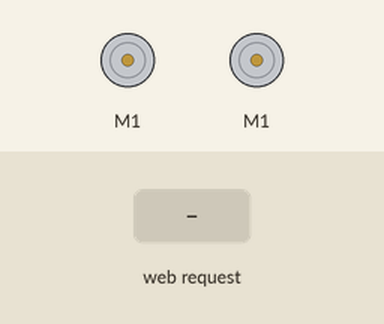
Bench run of a sketch on a simulated ESP8266 (NodeMCU). Parts: 2 × DC motor (green arrow = forward, orange = backward, longer = faster). The test bench sets the inputs (shaded band). WiFi joins after 1.5 s; servers stay silent unless stated; what the sketch prints to the serial monitor is not drawn.

Above: at 2.7 s.
2.8 s: HTTP request GET /stop?do=START received
At 3.9 s:
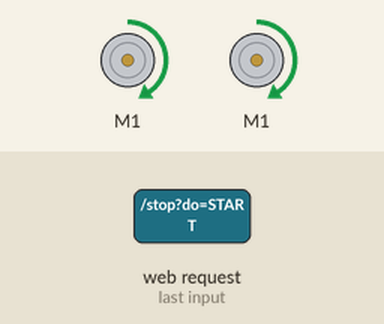
4.3 s: HTTP request GET /speed?do=slower received
At 5.1 s:
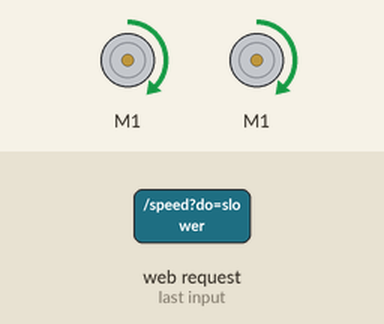
5.8 s: HTTP request GET /speed?do=slower received
At 6.3 s:
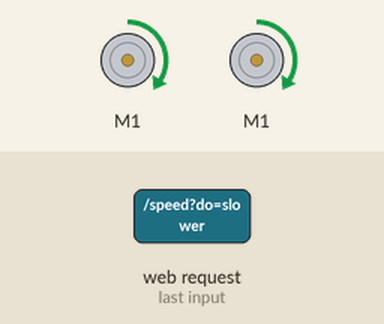
7.3 s: HTTP request GET /speed received
At 8.5 s:
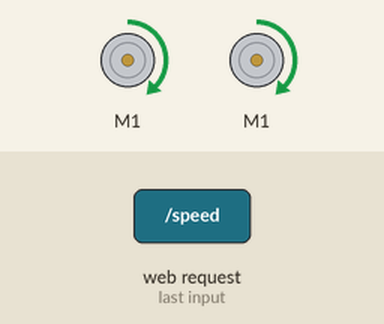
8.8 s: HTTP request GET /stop received
At 10.0 s:
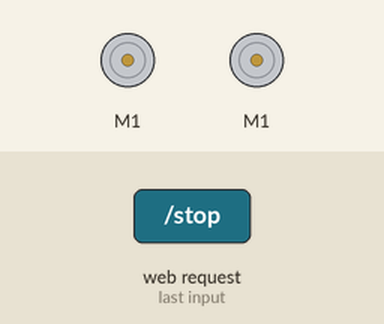
Timing chart, 0 to 11.3 s (numbered marks = the images above; inputs shaded):
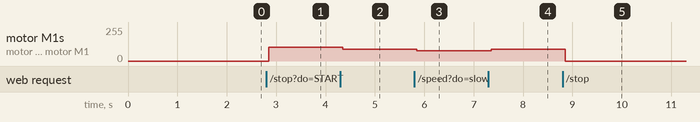

The sketch:

FC.ino
```cpp
static const uint8_t D0   = 16;
static const uint8_t D1   = 5;
static const uint8_t D2   = 4;
static const uint8_t D3   = 0;
static const uint8_t D4   = 2;
static const uint8_t D5   = 14;
static const uint8_t D6   = 12;
static const uint8_t D7   = 13;
static const uint8_t D8   = 15;
static const uint8_t D9   = 3;
static const uint8_t D10  = 1;
#include <Robojax_L298N_DC_motor.h>
// thiết lập motor 1 và 2
#define IN1 D6
#define IN2 D7
#define IN3 D5
#define IN4 D4
#define ENA1 D8 //pin điều khiển tốc độ
#define ENA2 D2
const int CCW = 2;
const int CW  = 1;
int motorDirection = CW;
#define motor1 1
#define motor2 1

Robojax_L298N_DC_motor motor_one(IN1, IN2, ENA1, true);
Robojax_L298N_DC_motor motor_two(IN3, IN4, ENA2, true);
String accessName ="robojaxESP8266";
const int changeStep = 5;
int outPutValue = 40;
const int motorMinimumSpeed=20;
int motor1StopState=HIGH;
int motor2StopState=HIGH;
#include "robojax_speed_start_stop_control_page.h"

#include <ESP8266WiFi.h>
#include <WiFiClient.h>
#include <ESP8266WebServer.h>
#include <ESP8266mDNS.h>

#ifndef STASSID
#define STASSID "MyCrushBirthday"
#define STAPSK  "15052002"
#endif

const char *ssid = STASSID;
const char *password = STAPSK;

ESP8266WebServer server(80);

void handleRoot()
{
  String HTML_page = speed_control_page_part1;
  HTML_page.concat(outPutValue);
  HTML_page.concat(speed_control_page_part2);
  HTML_page.concat(outPutValue);
  HTML_page.concat(speed_control_page_part3);

  server.send(200, "text/html", HTML_page);
}

void handleNotFound()
{
  String message = "File Not Found\n\n";
  message += "URI: ";
  message += server.uri();
  message += "\nMethod: ";
  message += (server.method() == HTTP_GET) ? "GET" : "POST";
  message += "\nArguments: ";
  message += server.args();
  message += "\n";

  for (uint8_t i = 0; i < server.args(); i++)
  {
    message += " " + server.argName(i) + ": " + server.arg(i) + "\n";
  }

  server.send(404, "text/plain", message);
}

void setup(void)
{
  Serial.begin(9600);
  motor_one.begin();
  motor_two.begin();

  WiFi.mode(WIFI_STA);
  WiFi.begin(ssid, password);
  Serial.println("");
  while (WiFi.status() != WL_CONNECTED)
  {
    delay(500);
    Serial.print(".");
  }
  Serial.println("");
  Serial.print("Connected to ");
  Serial.println(ssid);
  Serial.print("IP address: ");
  Serial.println(WiFi.localIP());

  if (MDNS.begin(accessName))
  {
    Serial.println("MDNS responder started");
  }

  server.on("/", handleRoot);
  server.on("/speed", HTTP_GET, handleMotorSpeed);
  server.on("/stop", HTTP_GET, handleMotorBrake);
  server.onNotFound(handleNotFound);
  server.begin();
  Serial.println("HTTP server started");
}

void loop(void)
{
  server.handleClient();
  MDNS.update();

  if(motor1StopState ==HIGH)
  {
    motor_one.brake(motor1);
    motor_two.brake(motor2);
  }
  else
  {
     motor_one.rotate(motor1, outPutValue, motorDirection);
     motor_two.rotate(motor2, outPutValue, motorDirection);
  }
  delay(100);
}

void handleMotorSpeed()
{
  if(server.arg("do") == "slower")
  {
    outPutValue -=changeStep;
      if(outPutValue < motorMinimumSpeed)
      {
        outPutValue = motorMinimumSpeed;
      }
  }
  else
  {
    outPutValue +=changeStep;
      if(outPutValue > 100)
      {
        outPutValue =100;
      }
  }
  handleRoot();
}

void handleMotorBrake()
{
  if(server.arg("do") == "START")
  {
      motor1StopState=LOW;
      motor2StopState=LOW;
  }
  else
  {
      motor1StopState=HIGH;
      motor2StopState=HIGH;
  }
  handleRoot();
}
```

robojax_speed_start_stop_control_page.h
```cpp
const char speed_control_page_part1[]  PROGMEM = R"robojaxSpeed1(
<!DOCTYPE html>
<html>
<head>
<title>Team 7</title>
<meta name="viewport" content="width=device-width, initial-scale=1">
<style>
* {box-sizing: border-box}

.container {
  width: 100%;
  background-color: #ddd;
}

.skills {
  text-align: right;
  padding-top: 10px;
  padding-bottom: 10px;
  color: white;
}

.html {width: )robojaxSpeed1";


const char speed_control_page_part2[] PROGMEM = R"robojaxSpeed2(%;
background-color: #f44336;}
.nextprev a.rj-right, .nextprev a.rj-left {
    background-color: #f44336;
    color: #ffffff;
    border-color: #f44336;
}
.nextprev a {
    font-size: 22px;
    border: 1px solid #cccccc;
}
.rj-right {
    float: right!important;
}
.rj-btn, .rj-button {
    border: none;
    display: inline-block;
    padding: 8px 16px;
    vertical-align: middle;
    overflow: hidden;
    text-decoration: none;
    color: inherit;
    background-color: inherit;
    text-align: center;
    cursor: pointer;
    white-space: nowrap;
}
</style>
<meta charset="UTF-8">
</head>
<body>

<h1>Team Báo số 7</h1>
<div class="container">
<div class="skills html">)robojaxSpeed2";


const char speed_control_page_part3[] PROGMEM = R"robojaxSpeed3(%</div>
</div>
<hr>
<div class="nextprev">
<a class="rj-left rj-btn" href="/speed?do=slower">< Slower</a>
<a class="rj-right rj-btn" href="/speed?do=faster">Faster ></a>
</div>

<hr>
<h2>Start of Stop</h2>
<div class="nextprev">
<a class="rj-left rj-btn" href="/stop?do=START">START</a>
<a class="rj-right rj-btn" href="/stop?do=STOP">STOP</a>
</div>
</body>
</html>)robojaxSpeed3";
```

Measured:
- after the input at 2.8 s, motor M1, motor M1: stopped → forward 102/255 after 0.05 s
- after the input at 4.3 s, motor M1, motor M1: forward 102/255 → forward 89/255 after 0.05 s
- after the input at 5.8 s, motor M1, motor M1: forward 89/255 → forward 76/255 after 0.05 s
- after the input at 7.3 s, motor M1, motor M1: forward 76/255 → forward 89/255 after 0.05 s
- after the input at 8.8 s, motor M1, motor M1: forward 89/255 → stopped after 0.06 s
